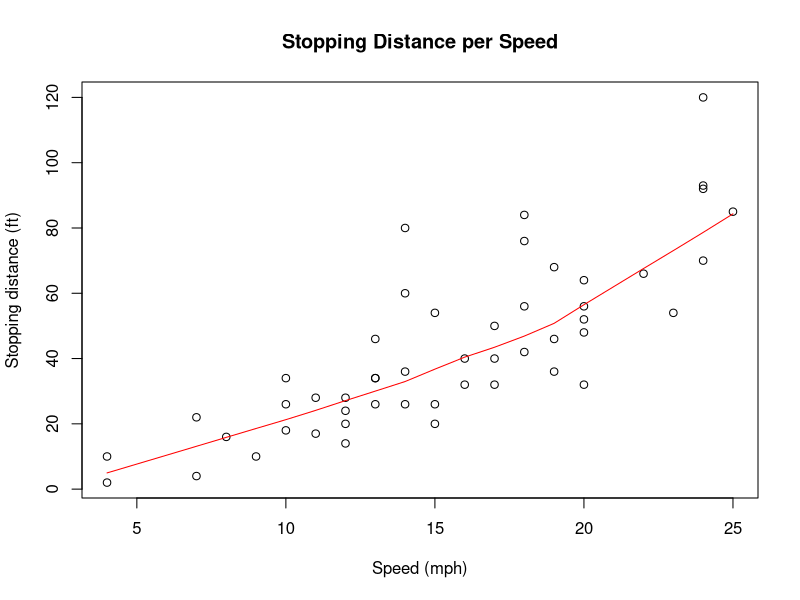
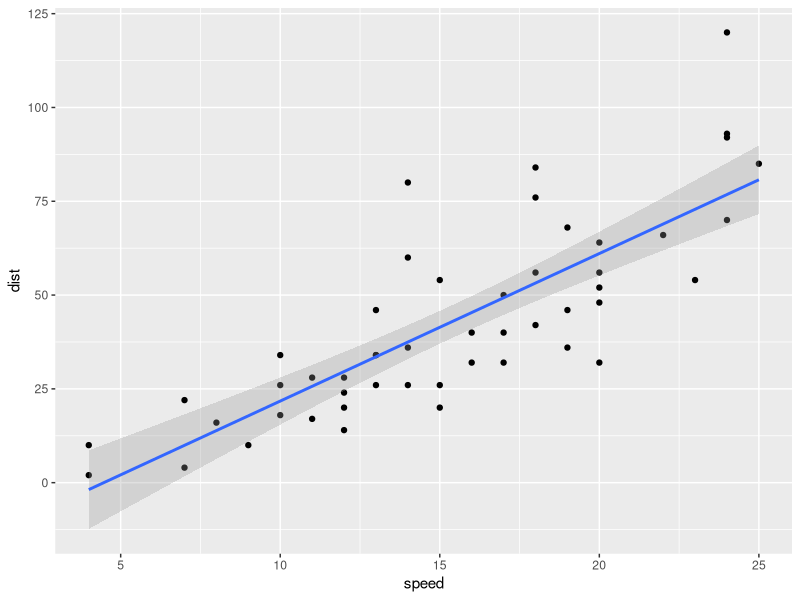
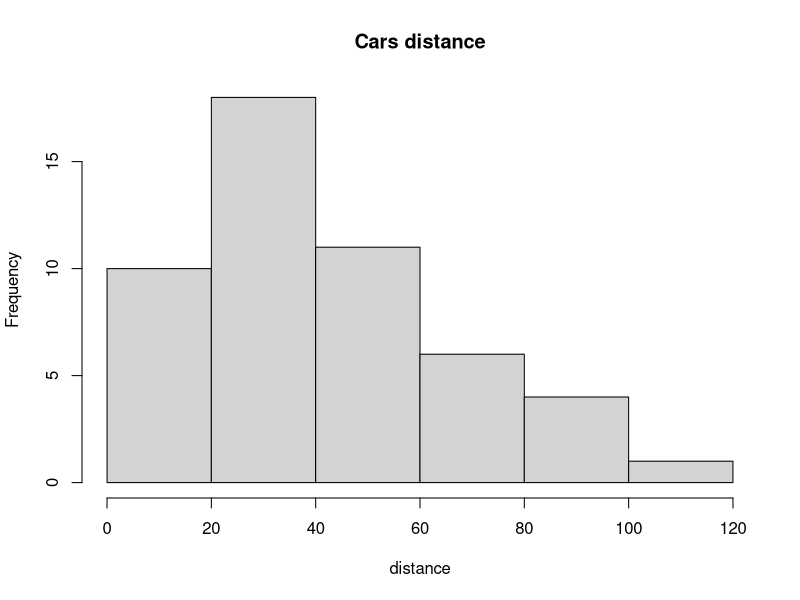
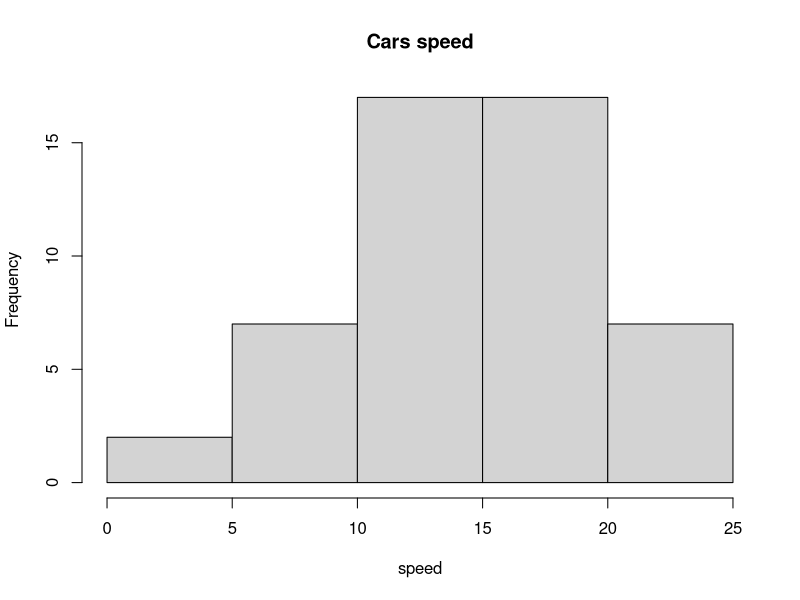
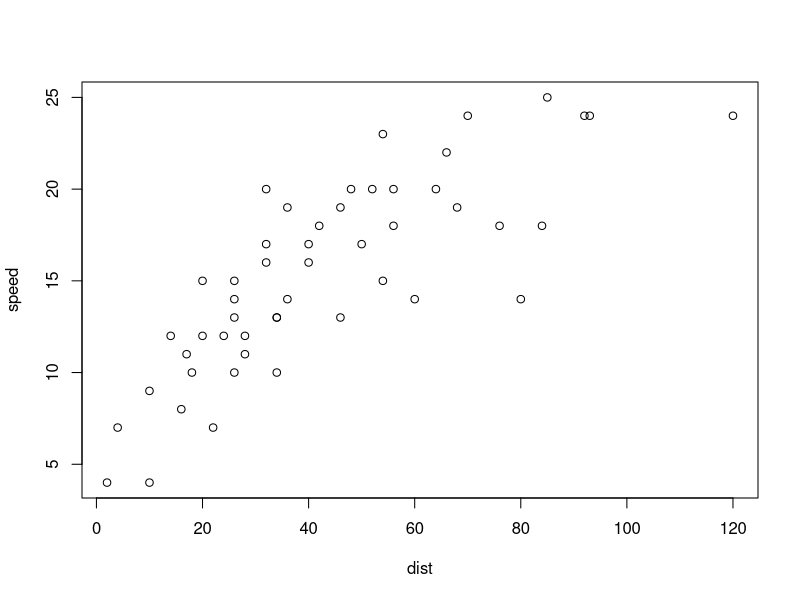
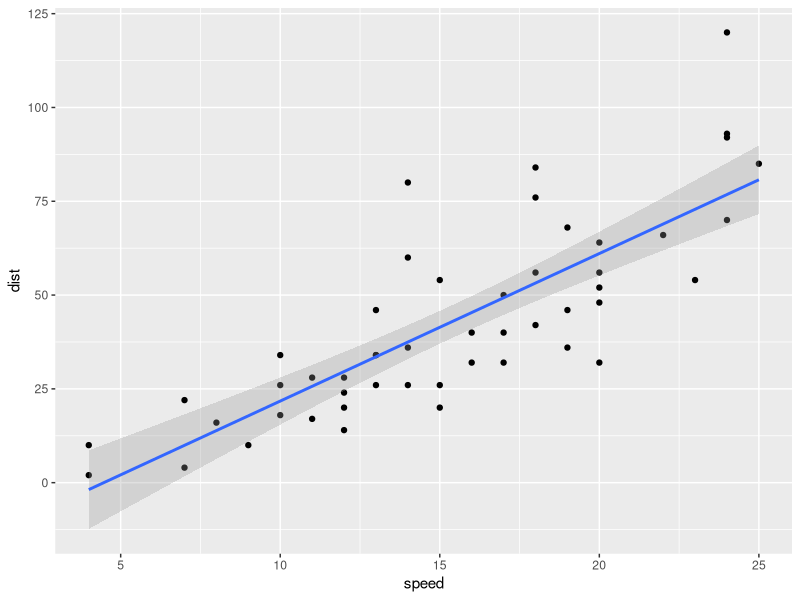

Reproduce these figures in R, in order.
## ---- chunk 1
knitr::opts_chunk$set(echo = TRUE, dev = "svg")
## ---- chunk 2
library(tidyverse)
library(knitr)
library(dslabs)
data ("cars")
## ---- chunk 3
str(cars)
kable(head(cars))
## ---- chunk 4
plot(cars, xlab = "Speed (mph)", ylab = "Stopping distance (ft)")
lines(lowess(cars$speed, cars$dist, f = 2/3, iter = 3), col = "red")
title(main = "Stopping Distance per Speed")

## ---- chunk 5
correlation <- cor(cars$dist, cars$speed, method = 'pearson')
print(correlation)
## ---- chunk 6
library(ggplot2)
gg <- ggplot(cars, aes(speed,dist))
gg <- gg + geom_point()
gg <- gg + geom_smooth(alpha=0.3, method="lm")
print(gg)
## ---- chunk 7
hist((cars$dist), main="Cars distance",
     xlab ="distance")
hist((cars$speed), main="Cars speed",
      xlab = "speed")
## ---- chunk 8
 plot(speed ~ dist, data = cars)
normality <- ggplot(cars, aes(speed,dist))
normality <- normality + geom_point()
normality <- normality + geom_smooth(alpha=0.3, method="lm")
print(normality)
## ---- chunk 9
speed.dist.lm <- lm(speed ~ dist, data = cars)
summary(speed.dist.lm)
